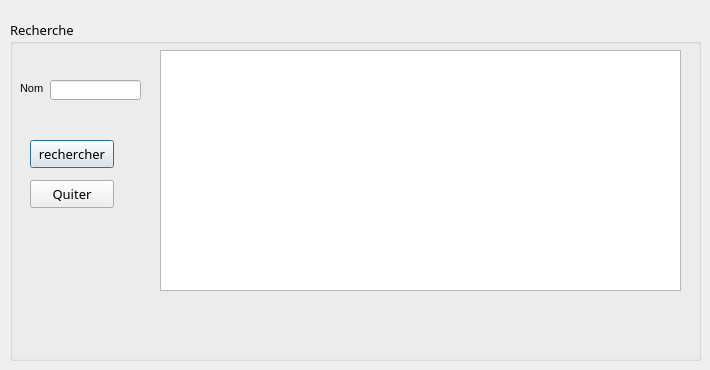
      <widget class="QWidget" name="tab_4">
       <attribute name="title">
        <string>Recherche</string>
       </attribute>
       <widget class="QGroupBox" name="groupBox_5">
        <property name="geometry">
         <rect>
          <x>10</x>
          <y>20</y>
          <width>691</width>
          <height>341</height>
         </rect>
        </property>
        <property name="font">
         <font>
          <family>MS Reference Sans Serif</family>
          <pointsize>10</pointsize>
         </font>
        </property>
        <property name="title">
         <string>Recherche</string>
        </property>
        <widget class="QPushButton" name="rechercher_q">
         <property name="geometry">
          <rect>
           <x>20</x>
           <y>160</y>
           <width>84</width>
           <height>28</height>
          </rect>
         </property>
         <property name="font">
          <font>
           <family>MS Reference Sans Serif</family>
          </font>
         </property>
         <property name="contextMenuPolicy">
          <enum>Qt::NoContextMenu</enum>
         </property>
         <property name="styleSheet">
          <string notr="true">QPushButton::hover
{
	background-color: qlineargradient(spread:pad, x1:0, y1:0.511, x2:1, y2:0.511, stop:0 rgba(0, 207, 179, 255),stop:1 rgb(108, 135, 255));

}</string>
         </property>
         <property name="text">
          <string>Quiter</string>
         </property>
         <property name="autoDefault">
          <bool>false</bool>
         </property>
         <property name="default">
          <bool>false</bool>
         </property>
         <property name="flat">
          <bool>false</bool>
         </property>
        </widget>
        <widget class="QPushButton" name="rechercher">
         <property name="geometry">
          <rect>
           <x>20</x>
           <y>120</y>
           <width>84</width>
           <height>28</height>
          </rect>
         </property>
         <property name="font">
          <font>
           <family>MS Reference Sans Serif</family>
          </font>
         </property>
         <property name="styleSheet">
          <string notr="true">QPushButton::hover
{
	background-color: qlineargradient(spread:pad, x1:0, y1:0.511, x2:1, y2:0.511, stop:0 rgba(0, 207, 179, 255),stop:1 rgb(108, 135, 255));

}</string>
         </property>
         <property name="text">
          <string>rechercher</string>
         </property>
         <property name="default">
          <bool>true</bool>
         </property>
        </widget>
        <widget class="QLabel" name="label_7">
         <property name="geometry">
          <rect>
           <x>10</x>
           <y>60</y>
           <width>31</width>
           <height>16</height>
          </rect>
         </property>
         <property name="font">
          <font>
           <family>MS Shell Dlg 2</family>
           <pointsize>8</pointsize>
           <weight>50</weight>
           <bold>false</bold>
          </font>
         </property>
         <property name="styleSheet">
          <string notr="true">QLabel 
{
rgb(255, 255, 255)
font: 8pt &quot;MS Shell Dlg 2&quot;;}</string>
         </property>
         <property name="text">
          <string>Nom</string>
         </property>
        </widget>
        <widget class="QTableView" name="tableView_affirechercher">
         <property name="geometry">
          <rect>
           <x>150</x>
           <y>30</y>
           <width>521</width>
           <height>241</height>
          </rect>
         </property>
        </widget>
        <widget class="QLineEdit" name="ProduitNom_rechecher">
         <property name="geometry">
          <rect>
           <x>40</x>
           <y>60</y>
           <width>91</width>
           <height>20</height>
          </rect>
         </property>
        </widget>
       </widget>
      </widget>
